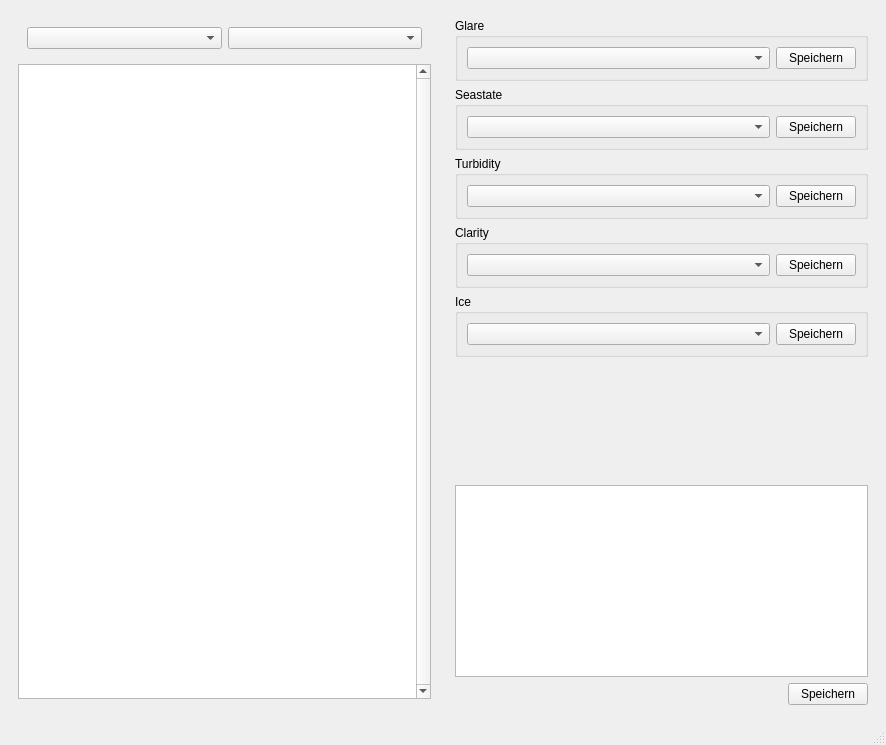
<?xml version="1.0" encoding="UTF-8"?>
<ui version="4.0">
 <class>MainWindow</class>
 <widget class="QMainWindow" name="MainWindow">
  <property name="geometry">
   <rect>
    <x>0</x>
    <y>0</y>
    <width>886</width>
    <height>745</height>
   </rect>
  </property>
  <property name="windowTitle">
   <string>MainWindow</string>
  </property>
  <widget class="QWidget" name="centralwidget">
   <layout class="QGridLayout" name="gridLayout">
    <item row="0" column="1" rowspan="2">
     <widget class="QFrame" name="fram_input">
      <property name="sizePolicy">
       <sizepolicy hsizetype="Preferred" vsizetype="Preferred">
        <horstretch>0</horstretch>
        <verstretch>0</verstretch>
       </sizepolicy>
      </property>
      <property name="minimumSize">
       <size>
        <width>300</width>
        <height>0</height>
       </size>
      </property>
      <property name="frameShape">
       <enum>QFrame::NoFrame</enum>
      </property>
      <property name="frameShadow">
       <enum>QFrame::Raised</enum>
      </property>
      <layout class="QVBoxLayout" name="verticalLayout">
       <item>
        <widget class="QGroupBox" name="groupBox_glare">
         <property name="title">
          <string>Glare</string>
         </property>
         <layout class="QHBoxLayout" name="horizontalLayout">
          <item>
           <widget class="QComboBox" name="comboBox_glare">
            <property name="sizePolicy">
             <sizepolicy hsizetype="Preferred" vsizetype="Fixed">
              <horstretch>2</horstretch>
              <verstretch>0</verstretch>
             </sizepolicy>
            </property>
           </widget>
          </item>
          <item>
           <widget class="QPushButton" name="pushButton_save_glare">
            <property name="text">
             <string>Speichern</string>
            </property>
            <property name="dbvalue" stdset="0">
             <string>glare_key</string>
            </property>
            <attribute name="buttonGroup">
             <string notr="true">buttonGroup_save_type</string>
            </attribute>
           </widget>
          </item>
         </layout>
        </widget>
       </item>
       <item>
        <widget class="QGroupBox" name="groupBox_seastate">
         <property name="title">
          <string>Seastate</string>
         </property>
         <layout class="QHBoxLayout" name="horizontalLayout_2">
          <item>
           <widget class="QComboBox" name="comboBox_seastate">
            <property name="sizePolicy">
             <sizepolicy hsizetype="Preferred" vsizetype="Fixed">
              <horstretch>2</horstretch>
              <verstretch>0</verstretch>
             </sizepolicy>
            </property>
           </widget>
          </item>
          <item>
           <widget class="QPushButton" name="pushButton_save_seastate">
            <property name="text">
             <string>Speichern</string>
            </property>
            <property name="dbvalue" stdset="0">
             <string>seastate</string>
            </property>
            <attribute name="buttonGroup">
             <string notr="true">buttonGroup_save_type</string>
            </attribute>
           </widget>
          </item>
         </layout>
        </widget>
       </item>
       <item>
        <widget class="QGroupBox" name="groupBox_turbidity">
         <property name="title">
          <string>Turbidity</string>
         </property>
         <layout class="QHBoxLayout" name="horizontalLayout_3">
          <item>
           <widget class="QComboBox" name="comboBox_turbidity">
            <property name="sizePolicy">
             <sizepolicy hsizetype="Preferred" vsizetype="Fixed">
              <horstretch>2</horstretch>
              <verstretch>0</verstretch>
             </sizepolicy>
            </property>
           </widget>
          </item>
          <item>
           <widget class="QPushButton" name="pushButton_save_turbidity">
            <property name="text">
             <string>Speichern</string>
            </property>
            <property name="dbvalue" stdset="0">
             <string>turbidity</string>
            </property>
            <attribute name="buttonGroup">
             <string notr="true">buttonGroup_save_type</string>
            </attribute>
           </widget>
          </item>
         </layout>
        </widget>
       </item>
       <item>
        <widget class="QGroupBox" name="groupBox_clarity">
         <property name="title">
          <string>Clarity</string>
         </property>
         <layout class="QHBoxLayout" name="horizontalLayout_4">
          <item>
           <widget class="QComboBox" name="comboBox_clarity">
            <property name="sizePolicy">
             <sizepolicy hsizetype="Preferred" vsizetype="Fixed">
              <horstretch>2</horstretch>
              <verstretch>0</verstretch>
             </sizepolicy>
            </property>
           </widget>
          </item>
          <item>
           <widget class="QPushButton" name="pushButton_save_clarity">
            <property name="text">
             <string>Speichern</string>
            </property>
            <property name="dbvalue" stdset="0">
             <string>clarity</string>
            </property>
            <attribute name="buttonGroup">
             <string notr="true">buttonGroup_save_type</string>
            </attribute>
           </widget>
          </item>
         </layout>
        </widget>
       </item>
       <item>
        <widget class="QGroupBox" name="groupBox_ice">
         <property name="title">
          <string>Ice</string>
         </property>
         <layout class="QHBoxLayout" name="horizontalLayout_5">
          <item>
           <widget class="QComboBox" name="comboBox_ice">
            <property name="sizePolicy">
             <sizepolicy hsizetype="Preferred" vsizetype="Fixed">
              <horstretch>2</horstretch>
              <verstretch>0</verstretch>
             </sizepolicy>
            </property>
           </widget>
          </item>
          <item>
           <widget class="QPushButton" name="pushButton_save_ice">
            <property name="text">
             <string>Speichern</string>
            </property>
            <property name="dbvalue" stdset="0">
             <string>ice</string>
            </property>
            <attribute name="buttonGroup">
             <string notr="true">buttonGroup_save_type</string>
            </attribute>
           </widget>
          </item>
         </layout>
        </widget>
       </item>
       <item>
        <spacer name="verticalSpacer">
         <property name="orientation">
          <enum>Qt::Vertical</enum>
         </property>
         <property name="sizeHint" stdset="0">
          <size>
           <width>20</width>
           <height>40</height>
          </size>
         </property>
        </spacer>
       </item>
       <item>
        <widget class="QPlainTextEdit" name="plainTextEdit_remarks"/>
       </item>
       <item>
        <widget class="QWidget" name="widget" native="true">
         <layout class="QHBoxLayout" name="horizontalLayout_6">
          <property name="leftMargin">
           <number>0</number>
          </property>
          <property name="topMargin">
           <number>0</number>
          </property>
          <property name="rightMargin">
           <number>0</number>
          </property>
          <property name="bottomMargin">
           <number>0</number>
          </property>
          <item>
           <spacer name="horizontalSpacer">
            <property name="orientation">
             <enum>Qt::Horizontal</enum>
            </property>
            <property name="sizeHint" stdset="0">
             <size>
              <width>40</width>
              <height>20</height>
             </size>
            </property>
           </spacer>
          </item>
          <item>
           <widget class="QPushButton" name="pushButton_save_remarks">
            <property name="text">
             <string>Speichern</string>
            </property>
            <property name="dbvalue" stdset="0">
             <string>remarks</string>
            </property>
            <attribute name="buttonGroup">
             <string notr="true">buttonGroup_save_type</string>
            </attribute>
           </widget>
          </item>
         </layout>
        </widget>
       </item>
      </layout>
     </widget>
    </item>
    <item row="0" column="0">
     <widget class="QWidget" name="data_widget" native="true">
      <layout class="QVBoxLayout" name="verticalLayout_2">
       <item>
        <widget class="QWidget" name="session_widget" native="true">
         <layout class="QHBoxLayout" name="horizontalLayout_7">
          <item>
           <widget class="QComboBox" name="combo_server"/>
          </item>
          <item>
           <widget class="QComboBox" name="combo_session"/>
          </item>
         </layout>
        </widget>
       </item>
       <item>
        <widget class="QTableView" name="tableView_image_properties">
         <property name="sizePolicy">
          <sizepolicy hsizetype="Expanding" vsizetype="Expanding">
           <horstretch>0</horstretch>
           <verstretch>0</verstretch>
          </sizepolicy>
         </property>
         <property name="verticalScrollBarPolicy">
          <enum>Qt::ScrollBarAlwaysOn</enum>
         </property>
         <property name="horizontalScrollBarPolicy">
          <enum>Qt::ScrollBarAsNeeded</enum>
         </property>
         <property name="editTriggers">
          <set>QAbstractItemView::NoEditTriggers</set>
         </property>
         <property name="alternatingRowColors">
          <bool>true</bool>
         </property>
         <property name="selectionMode">
          <enum>QAbstractItemView::ExtendedSelection</enum>
         </property>
         <property name="selectionBehavior">
          <enum>QAbstractItemView::SelectRows</enum>
         </property>
        </widget>
       </item>
      </layout>
     </widget>
    </item>
   </layout>
  </widget>
  <widget class="QStatusBar" name="statusbar"/>
  <action name="actionProject_laden">
   <property name="enabled">
    <bool>false</bool>
   </property>
   <property name="text">
    <string>&amp;Project laden</string>
   </property>
  </action>
  <action name="actionBeeden">
   <property name="text">
    <string>&amp;Beenden</string>
   </property>
  </action>
  <action name="actionMit_Server_verbinden">
   <property name="text">
    <string>&amp;Mit Server verbinden</string>
   </property>
  </action>
 </widget>
 <resources/>
 <connections/>
 <buttongroups>
  <buttongroup name="buttonGroup_save_type"/>
 </buttongroups>
</ui>
